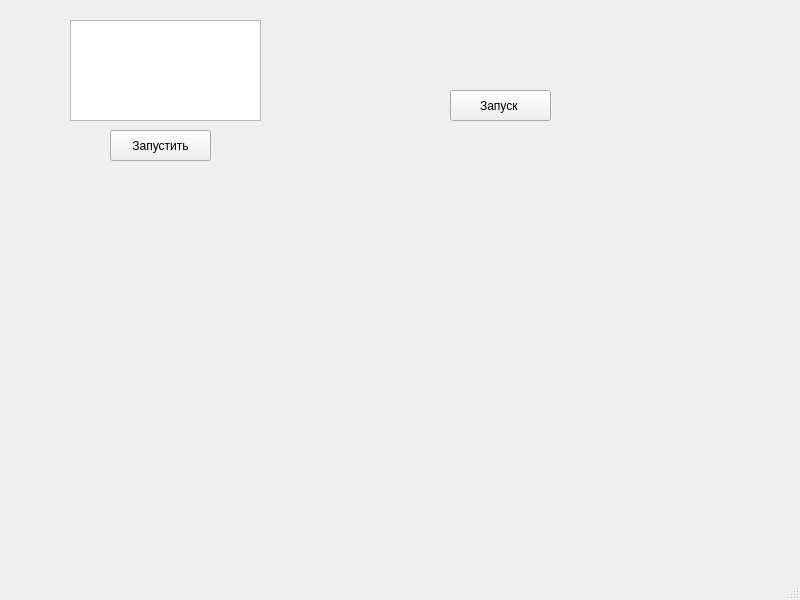
<?xml version="1.0" encoding="UTF-8"?>
<ui version="4.0">
 <class>MainWindow</class>
 <widget class="QMainWindow" name="MainWindow">
  <property name="geometry">
   <rect>
    <x>0</x>
    <y>0</y>
    <width>800</width>
    <height>600</height>
   </rect>
  </property>
  <property name="windowTitle">
   <string>MainWindow</string>
  </property>
  <widget class="QWidget" name="centralwidget">
   <widget class="QPushButton" name="pushButtonRandom">
    <property name="geometry">
     <rect>
      <x>110</x>
      <y>130</y>
      <width>101</width>
      <height>31</height>
     </rect>
    </property>
    <property name="text">
     <string>Запустить</string>
    </property>
   </widget>
   <widget class="QPushButton" name="pushButtonClock">
    <property name="geometry">
     <rect>
      <x>450</x>
      <y>90</y>
      <width>101</width>
      <height>31</height>
     </rect>
    </property>
    <property name="text">
     <string>Запуск </string>
    </property>
   </widget>
   <widget class="QTextEdit" name="textEdit">
    <property name="geometry">
     <rect>
      <x>70</x>
      <y>20</y>
      <width>191</width>
      <height>101</height>
     </rect>
    </property>
   </widget>
  </widget>
  <widget class="QMenuBar" name="menubar">
   <property name="geometry">
    <rect>
     <x>0</x>
     <y>0</y>
     <width>800</width>
     <height>21</height>
    </rect>
   </property>
  </widget>
  <widget class="QStatusBar" name="statusbar"/>
 </widget>
 <resources/>
 <connections/>
</ui>
